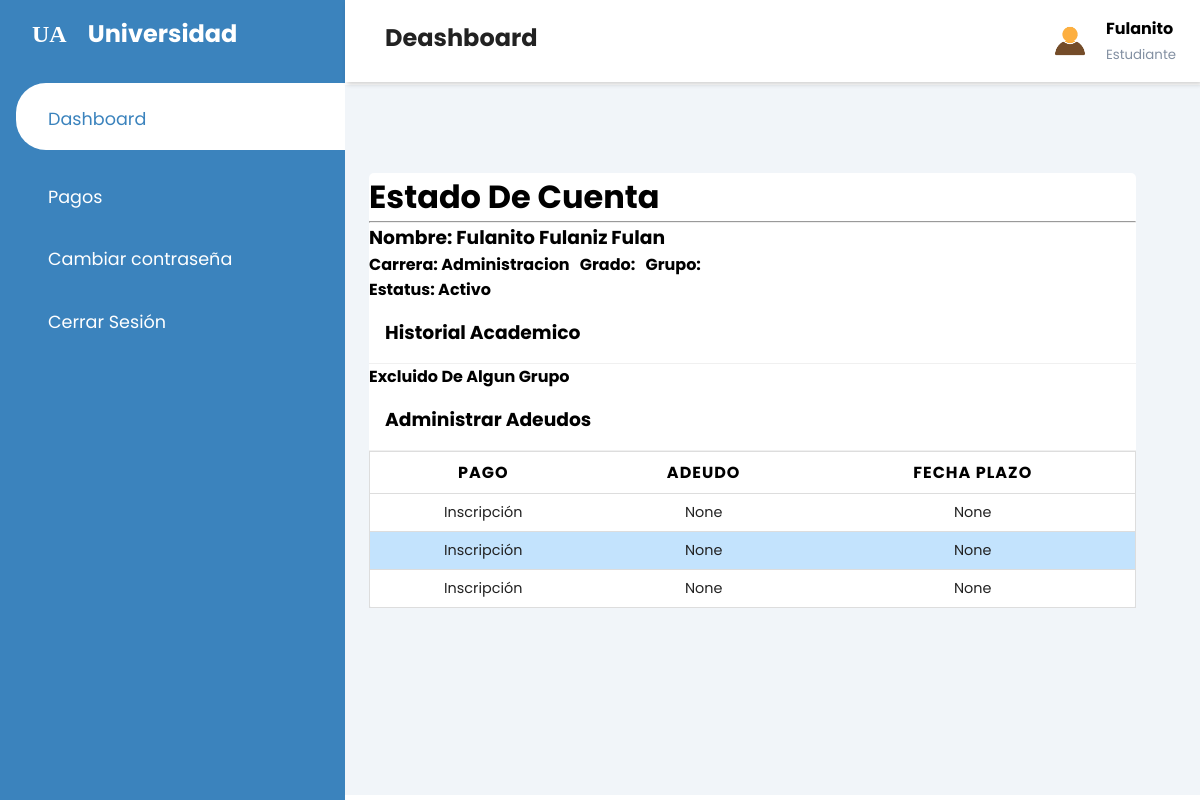
/student/ (signed in), run on an earlier commit of the app's database.
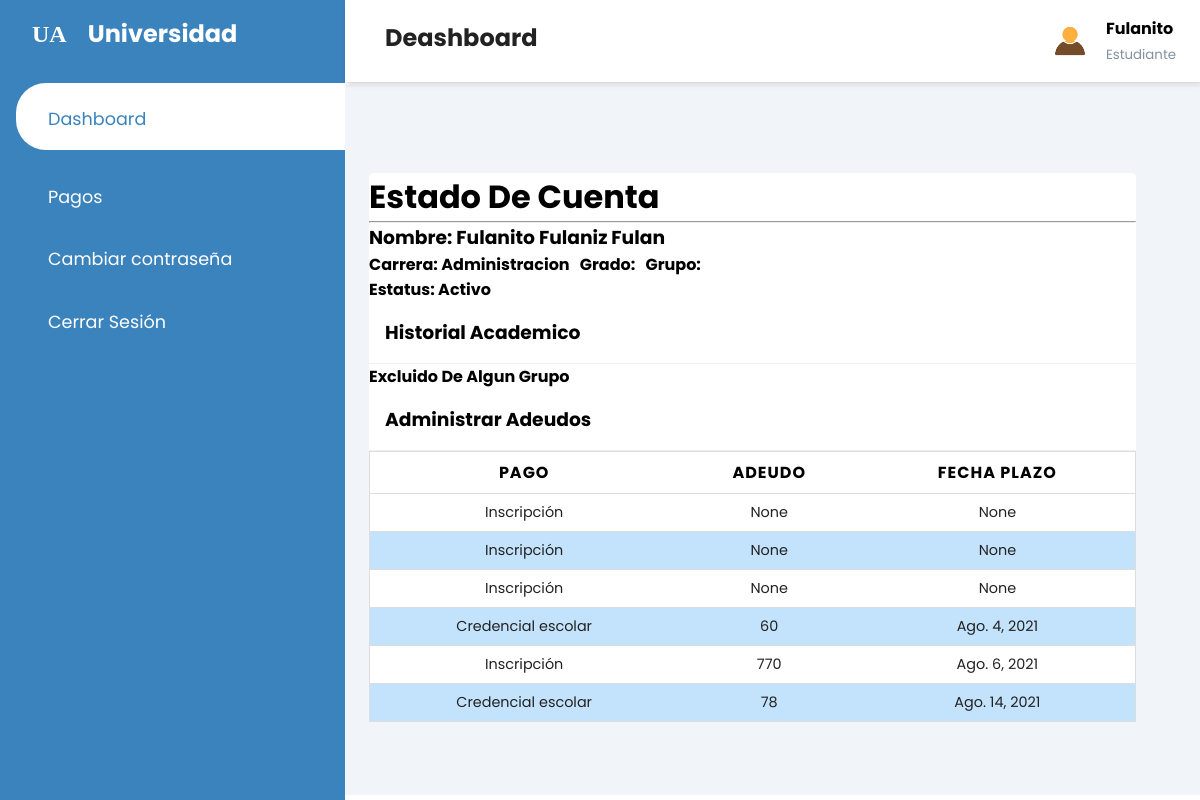
And on a later commit of the database.
### pagos/models.py (models this page shows, shortened)
class Tramite(models.Model):
    ESTADO = (
			('Completado', 'Completado'),
			('En Progreso', 'En Progreso'),
            ('Deuda', 'Deuda'),
			)
    clave_alumno = models.ForeignKey(Alumno, null=True, blank=True, on_delete=models.CASCADE)
    clave_pago = models.ForeignKey(Pago, null=True, blank=True, on_delete=models.CASCADE)
    fecha_tramitado = models.DateTimeField(auto_now_add=True, null=True)
    encargado_tramite = models.ForeignKey(Finanza, null=True, blank=True, on_delete=models.CASCADE)
    pago_parcial = models.CharField(max_length=100)
    proximo_pago = models.DateField(auto_now_add=False, null=True, blank=True)
    monto_adeudo = models.IntegerField(null=True, blank=True)
    estado = models.CharField(max_length=100, choices=ESTADO)

class Pago(models.Model):
    tipo_pago = models.CharField(max_length=200)
    monto = models.IntegerField(null=True)

### core/decorators.py (the view)
		def wrapper_func(request, *args, **kwargs):
			group = None
			if request.user.groups.exists():
				group = request.user.groups.all()[0].name
			if group in allowed_roles:
				return view_func(request, *args, **kwargs)
			else:
				return HttpResponse('No estás autorizado a ver esta página')

### student/views.py (called while the page is built)
@login_required(login_url='login')
@allowed_users(allowed_roles=['alumnos'])
def home(request):
    perfil = request.user.alumno
    pagos = Tramite.objects.filter(clave_alumno=perfil.matricula)
    grupoAcade = Historial_Grupo.objects.filter(clave_alumno=perfil.matricula)
    return render(request,'student/deshboard_student.html',{'perfil':perfil, 'pagos':pagos, 'grupoAcade':grupoAcade})

### student/templates/student/deshboard_student.html (shortened to what this page needs)
{% extends 'core/base_student.html' %}
{% load static %}
{% block titleheader %}Deashboard{% endblock %}
{% block content %}
<div class="recent-grid">
	<div class="projects">
		<div class="card">
			<div class="card-body">
					<h1 class="titulo">Estado De Cuenta</h1>
					<hr>
					<h3 class="text-datos">Nombre: {{perfil.nombre}} {{perfil.apellido}}</h3>
					<h4 class="text-datos">Carrera: {{perfil.clave_carrera.nombre_carrera}} &nbsp; Grado: {{grupoAcade.last.clave_grupo.grado}}  &nbsp; Grupo: {{grupoAcade.last.clave_grupo.grupo}}</h4>
					<h4 class="text-datos">Estatus: {{perfil.estatus}}</h4>
				<div class="card-header">
					<h3>Historial Academico</h3>
				</div>
				<div class="table-responsive">
					{% if grupoAcade %}
					<table width="100%">
						<thead>
							<tr>
								<th>Grado</th>
								<th>Grupo</th>
							</tr>
						</thead>
						<tbody>
							{% for i in grupoAcade %}
							<tr>
								<td data-label="Grado:" >{{i.clave_grupo.grado}}</td>
								<td data-label="Grupo:" >{{i.clave_grupo.grupo}}</td>
							</tr>
							{% endfor %}
						</tbody>
					</table>
					{% else %}
					<h4>Excluido De Algun Grupo</h4>
					{% endif %}
				</div>
			</div>
			<div class="card-header">
				<h3>Administrar Adeudos</h3>
			</div>
			<div class="card-body">
				<div class="table-responsive">
					{% if pagos %}
					<table width="100%">
						<thead>
							<tr>
								<th>Pago</th>
								<th>Adeudo</th>
								<th>Fecha Plazo</th>
							</tr>
						</thead>
						<tbody>
							{% for i in pagos %}
							{% if i.estado != "Completado" %}
							<tr>
								<td data-label="Descripcion:" >{{i.clave_pago.tipo_pago}}</td>
								<td data-label="Adeudo:" >{{i.monto_adeudo}}</td>
								<td data-label="Fecha Plazo:" >{{i.proximo_pago}}</td>
							</tr>
							{% endif %}
							{% endfor %}
						</tbody>
					</table>
					{% else %}
						<h4>No tienes Adeudos</h4>
					{% endif %}
				</div>
			</div>
		</div>
	</div>
{% endblock %}

What changed in the data, as far as the page shows it:
added Tramite: clave_pago.tipo_pago "Credencial escolar", monto_adeudo "60", proximo_pago "Ago. 4, 2021"
added Tramite: clave_pago.tipo_pago "Inscripción", monto_adeudo "770", proximo_pago "Ago. 6, 2021"
added Tramite: clave_pago.tipo_pago "Credencial escolar", monto_adeudo "78", proximo_pago "Ago. 14, 2021"
